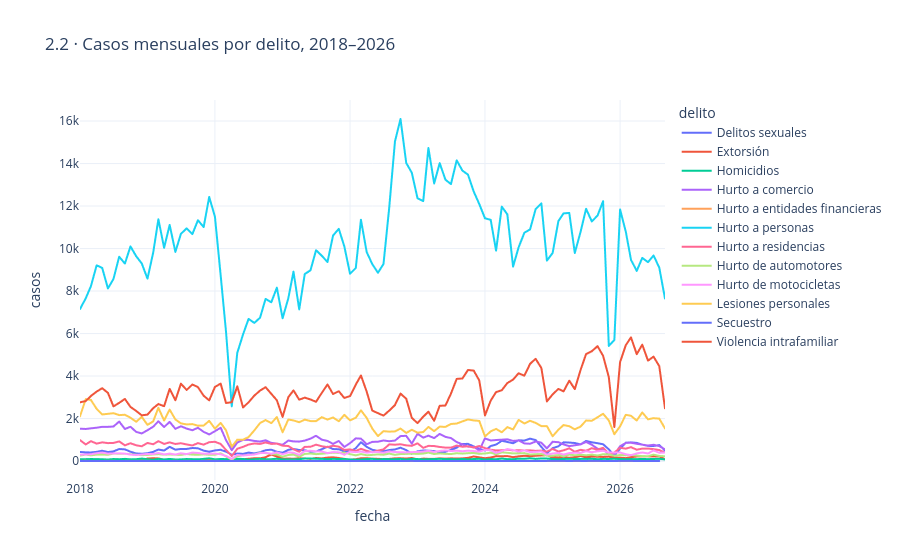

Here is the notebook cell this chart was saved with:
### Markdown cell above
## 2.2 Evolución mensual de todos los delitos (el espagueti)

### Code cell
mensual = A.serie_mensual(df, df["delito"].unique().tolist())
px.line(mensual, x="fecha", y="casos", color="delito", title="2.2 · Casos mensuales por delito, 2018–2026")
